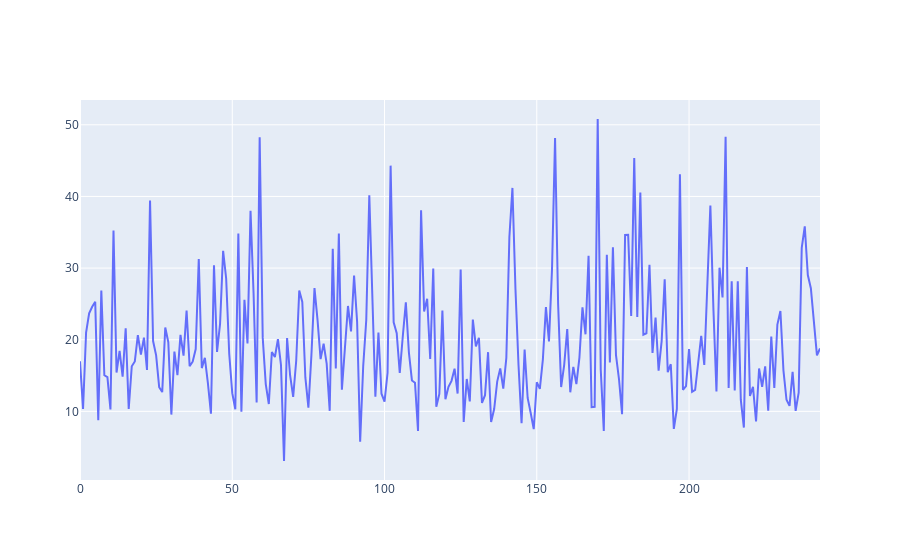

Notebook code for this chart:
### Markdown cell above
# LineCharts

### Code cell
trace1=go.Scatter(x=df.index,
                 y=df.total_bill,
                 mode="lines",
                 name="total_bill",
                 text=df.total_bill)

data=[trace1]
fig=dict(data=data)
iplot(fig)

### Figure 1 — Plotly figure (JSON) as saved in the notebook; plotly's stock layout.template omitted (floating-point values rounded to 4 significant figures; data arrays with more than 128 entries replaced by an {"elided": "..."} marker saying what was removed)
{"data": [{"mode": "lines", "name": "total_bill", "text": {"elided": "244 float values"}, "type": "scatter", "x": {"elided": "244 int values"}, "y": {"elided": "244 float values"}}], "layout": {}}
